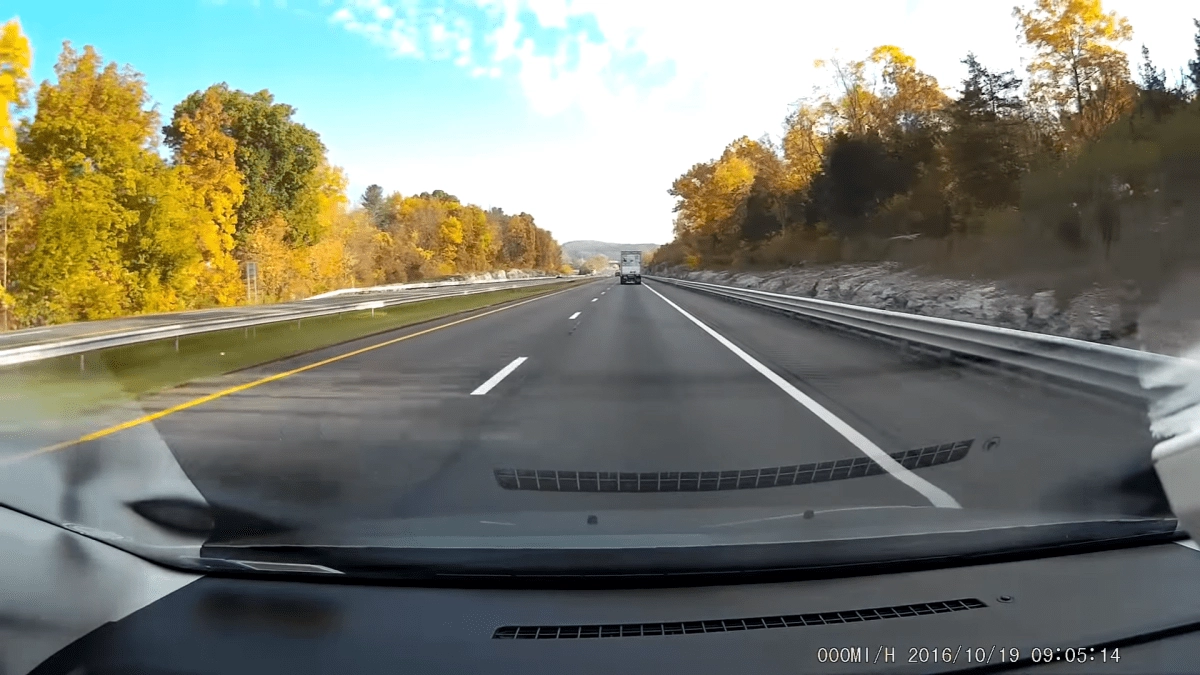
#> input picture anh1.png, 1200 x 675 px, found by its file name
$ python hough.py
#> lines starting #> are read from the running program, lines starting #| are printed output that depends on the picture; after the words box and inside, x2 and y2 are one past the last pixel; in counts of white or black regions, pixels touching at a corner belong together
#> further down, image is the input picture: shape (675, 1200, 3); mean B, G, R 113.1, 125.8, 123.5
import cv2
import numpy as np
import matplotlib.pyplot as plt

def canny(image):
    # Sử dụng gaussian blur để giảm độ nhiễu loại bỏ cạnh giả
    blur = cv2.GaussianBlur(lane_image,(5,5),0)
    # chuyển đổi thành ảnh thang độ xám với một kênh màu duy nhất
    gray = cv2.cvtColor(lane_image, cv2.COLOR_BGR2GRAY)
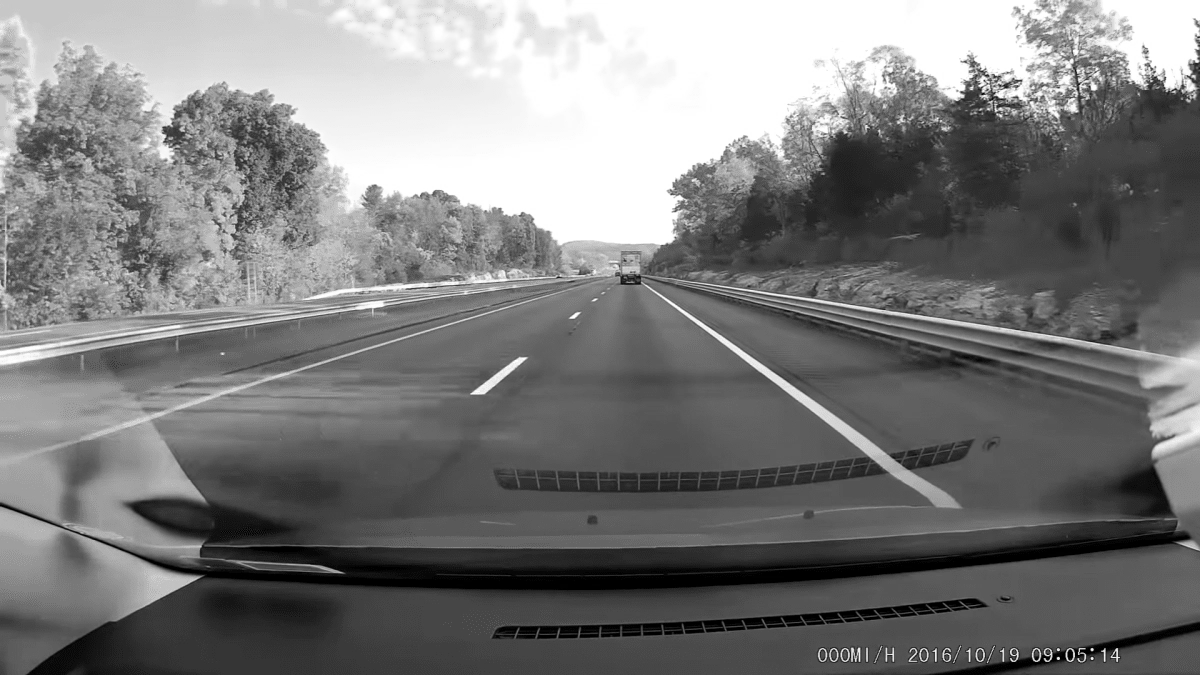
#> gray: shape (675, 1200); min 0, max 255, mean 123.7
    # thuật toán phát hiện cạnh Canny
    canny = cv2.Canny(blur, 50, 150)
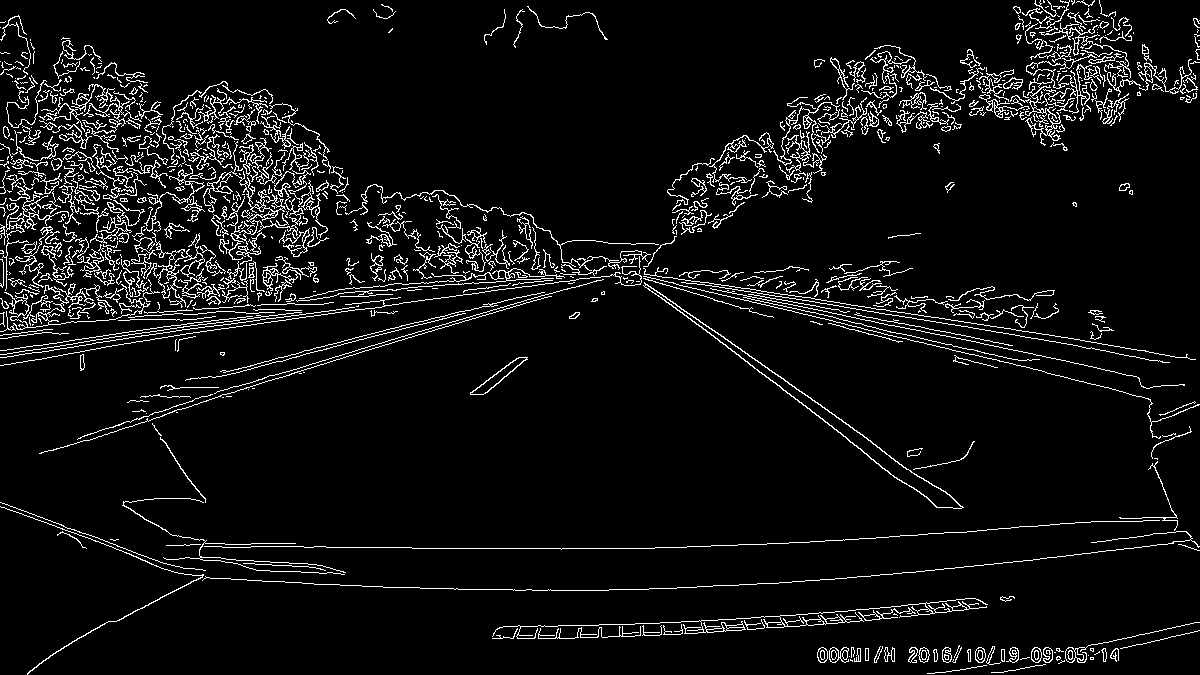
#> canny: shape (675, 1200); 6.2% white in thin lines or dots
    return canny

def display_lines(image, lines):
    line_image = np.zeros_like(image)
    if lines is not None:
        for line in lines:
            # print(line)
            x1, y1, x2, y2 = line.reshape(4)
            cv2.line(line_image, (x1, y1), (x2, y2), (255, 0, 0), 10)
    return line_image
# lấy về phân vùng cần xác định hình dạng
def region_of_interest(image):
    polygons = np.array([
    [(300, 530),(1050, 530), (630,260)]
    ])
    mask = np.zeros_like(image)
    cv2.fillPoly(mask, polygons, 255)
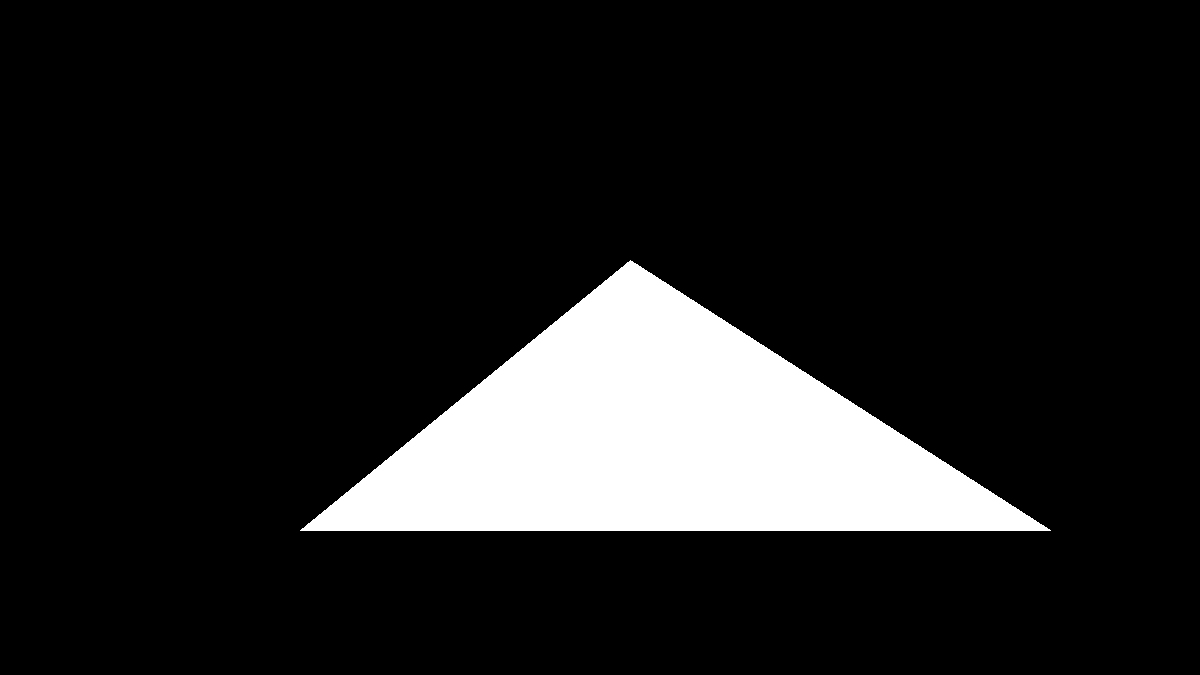
#> mask: shape (675, 1200); 12.6% white; 1 white region, box (x1, y1, x2, y2) and area: (300, 260, 1051, 531) 102016
    masked_image = cv2.bitwise_and(image, mask) # lấy lại hình trong phân vùng bằng tính chất nhị phân
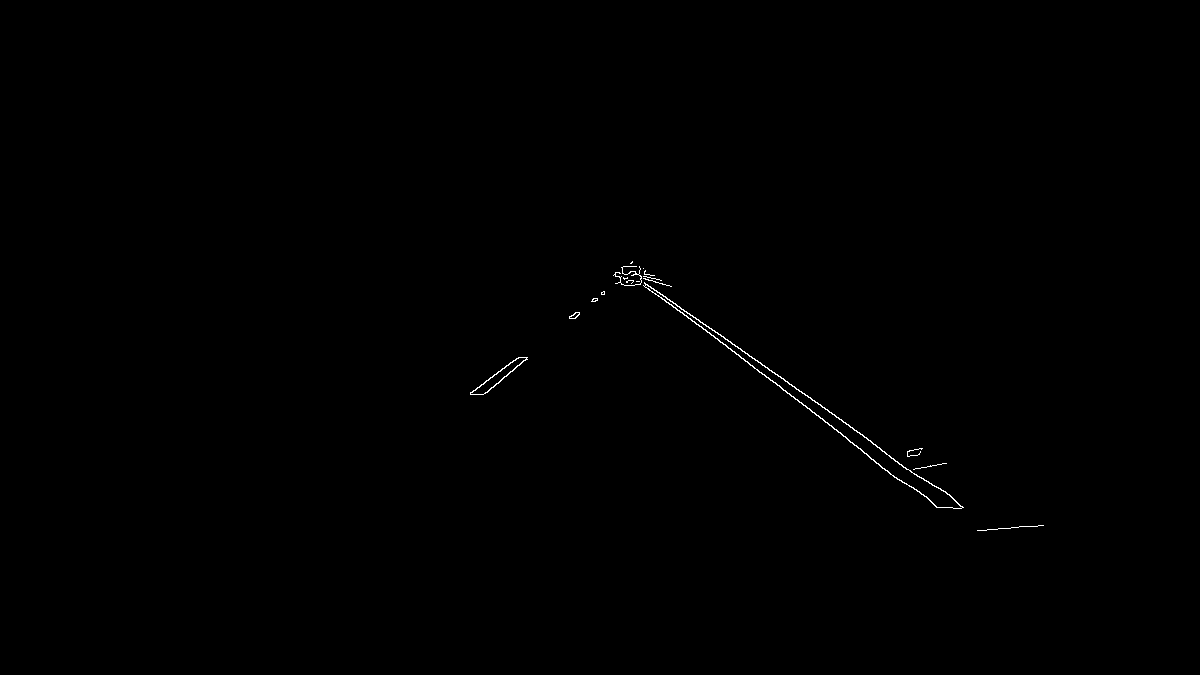
#> masked_image: shape (675, 1200); 0.21% white in thin lines or dots, all inside (x1, y1, x2, y2) = (470, 261, 1044, 531)
    return masked_image

# đọc ảnh dưới dạng mảng đa chiều chứa cường độ ảnh tương đối của từng pixels
image = cv2.imread('anh1.png')
lane_image = np.copy(image)
canny = canny(lane_image)
cropped_image = region_of_interest(canny)
# hough-line
lines = cv2.HoughLinesP(cropped_image, 2, np.pi/180, 100, np.array([]), minLineLength=40, maxLineGap=70)
#> lines = [[622, 267, 996, 529], [622, 268, 939, 507], [720, 334, 783, 379], [789, 393, 890, 474], [470, 393, 631, 271], [804, 393, 992, 529], [625, 266, 902, 482]]
line_image = display_lines(lane_image, lines)
#> the loop in display_lines, `for line in lines:` made 7 passes
cv2.imshow('result', line_image)
cv2.waitKey(0)

$ run again, with vuot-xe-dung-luat-an-toan.png copied over anh1.png
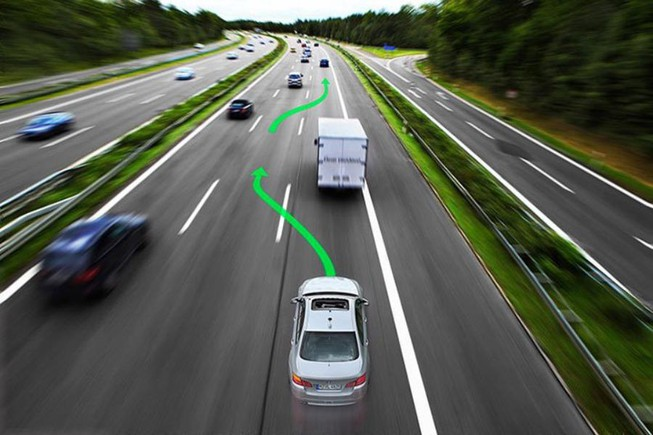
#> input picture vuot-xe-dung-luat-an-toan.png, 653 x 435 px, found by its file name
#> image is the input picture: shape (435, 653, 3); mean B, G, R 79, 90.9, 85.6
#> in canny, `canny = cv2.Canny(blur, 50, 150)`:
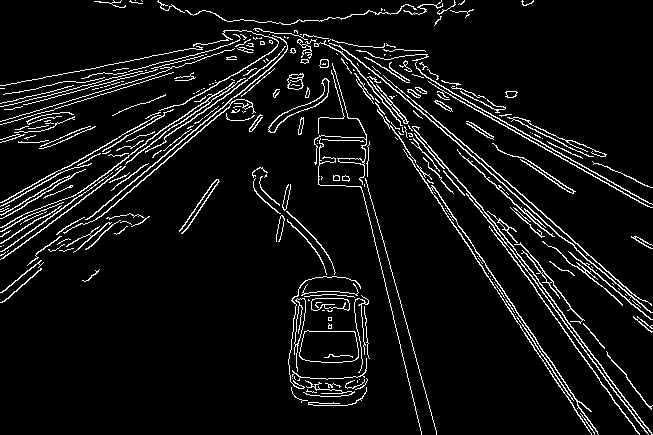
#> canny: shape (435, 653); 6.8% white in thin lines or dots
#> mask: shape (435, 653); 7.9% white; 1 white region, box (x1, y1, x2, y2) and area: (417, 260, 653, 435) 22510
#> masked_image: shape (435, 653); 0.57% white in thin lines or dots, all inside (x1, y1, x2, y2) = (421, 275, 653, 435)
#> lines = [[562, 320, 648, 434], [560, 325, 639, 434], [531, 344, 591, 434], [565, 319, 652, 434], [535, 339, 597, 431], [533, 340, 594, 434], [576, 313, 626, 374]]
#> the loop in display_lines, `for line in lines:` made 7 passes
#> after the loop in display_lines, `for line in lines:`:
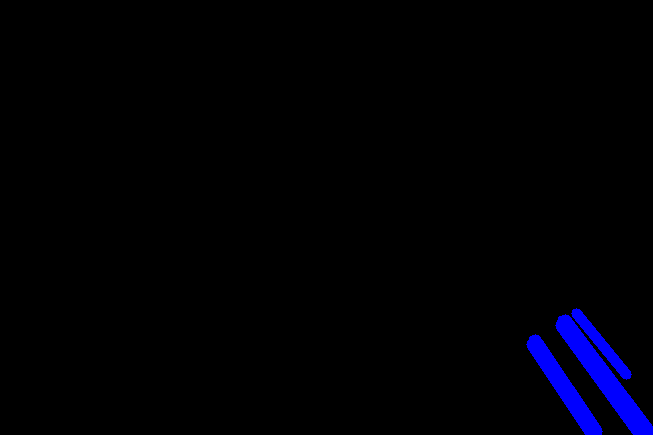
#> line_image: shape (435, 653, 3); mean of channels 0, 1, 2 5.2, 0, 0; drawn as B, G, R

$ run again, with test_image.jpg saved as anh1.png
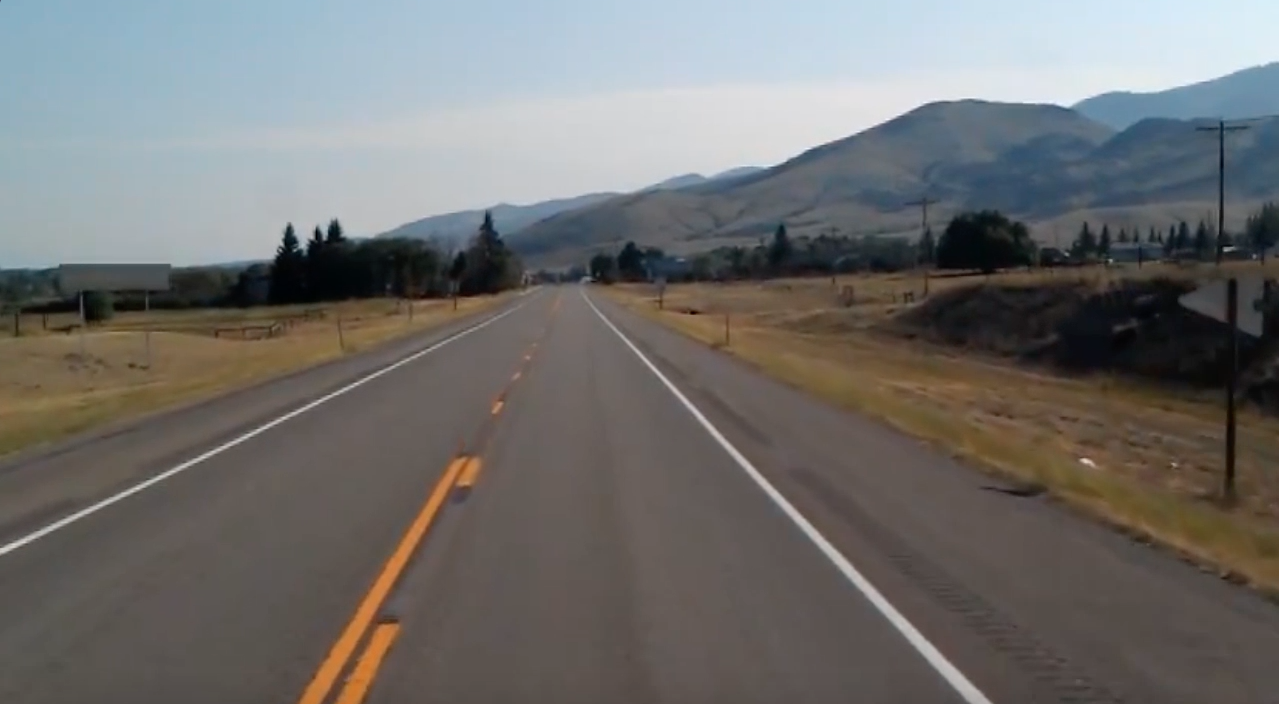
#> input picture test_image.jpg, 1279 x 704 px, found by its file name
#> image is the input picture: shape (704, 1279, 3); mean B, G, R 109.7, 111.3, 112.3
#> in canny, `canny = cv2.Canny(blur, 50, 150)`:
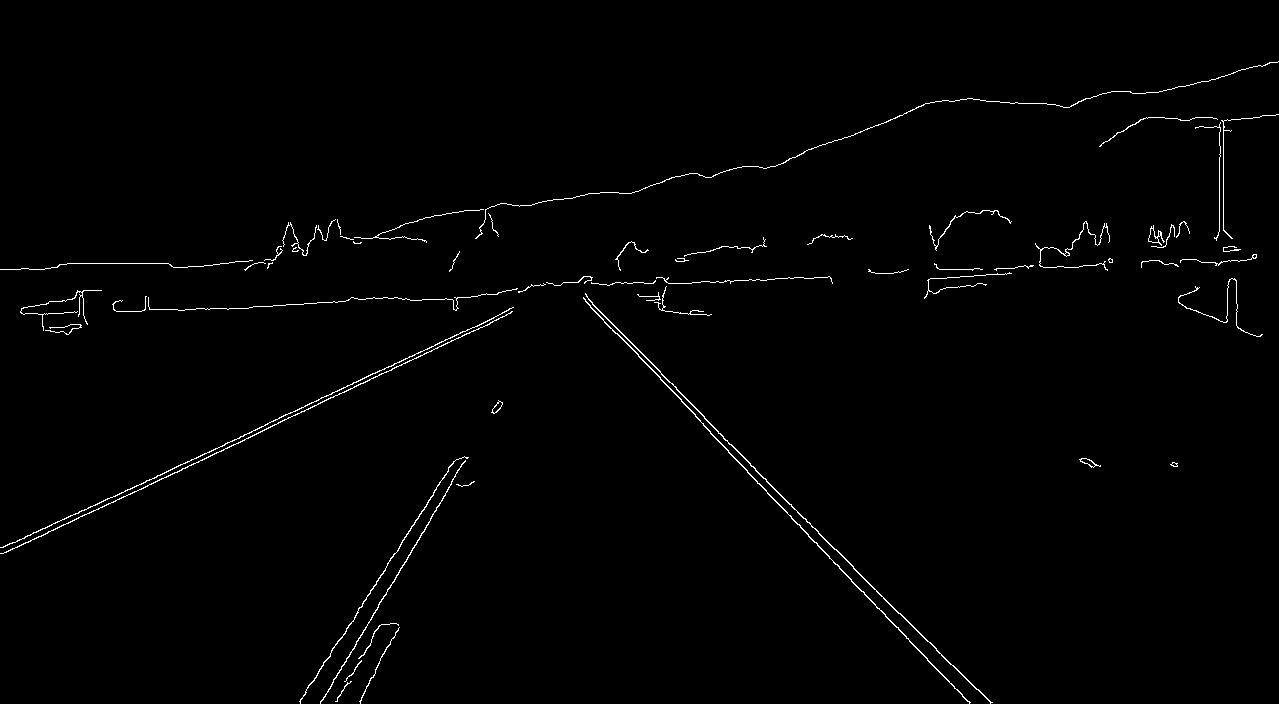
#> canny: shape (704, 1279); 1% white in thin lines or dots
#> mask: shape (704, 1279); 11.3% white; 1 white region, box (x1, y1, x2, y2) and area: (300, 260, 1051, 531) 102016
#> in region_of_interest, `masked_image = cv2.bitwise_and(image, mask)`:
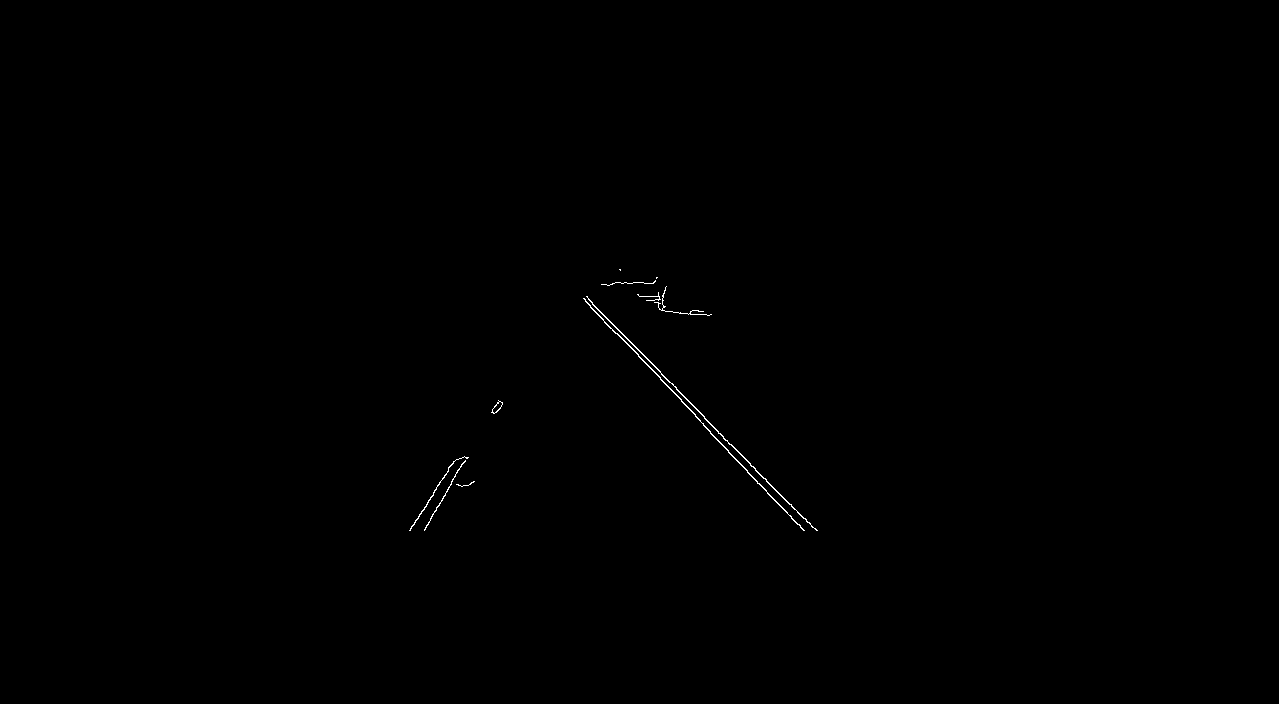
#> masked_image: shape (704, 1279); 0.16% white in thin lines or dots, all inside (x1, y1, x2, y2) = (409, 269, 818, 531)
#> lines = [[661, 374, 817, 530], [583, 298, 703, 423], [710, 433, 804, 530], [592, 304, 704, 416], [424, 530, 498, 402], [704, 418, 816, 530], [409, 530, 453, 461]]
#> the loop in display_lines, `for line in lines:` made 7 passes
